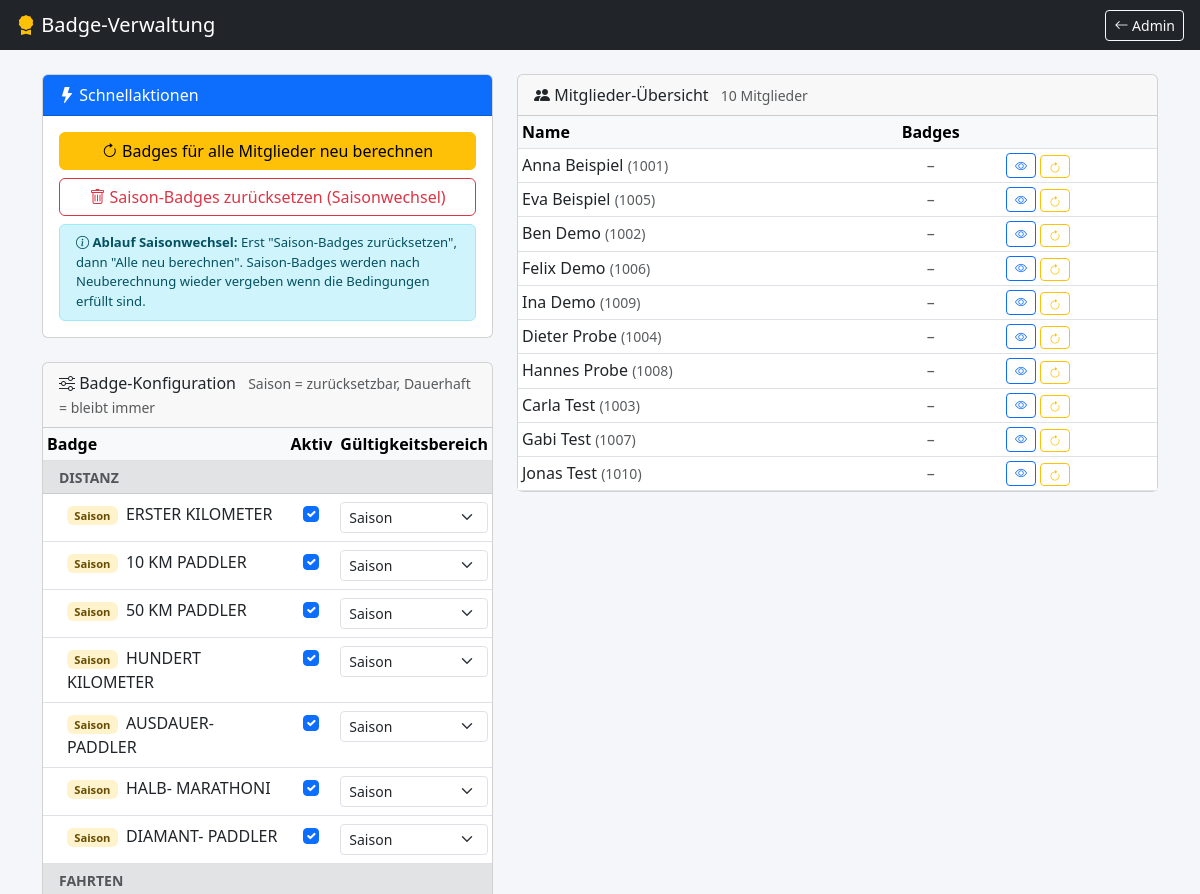
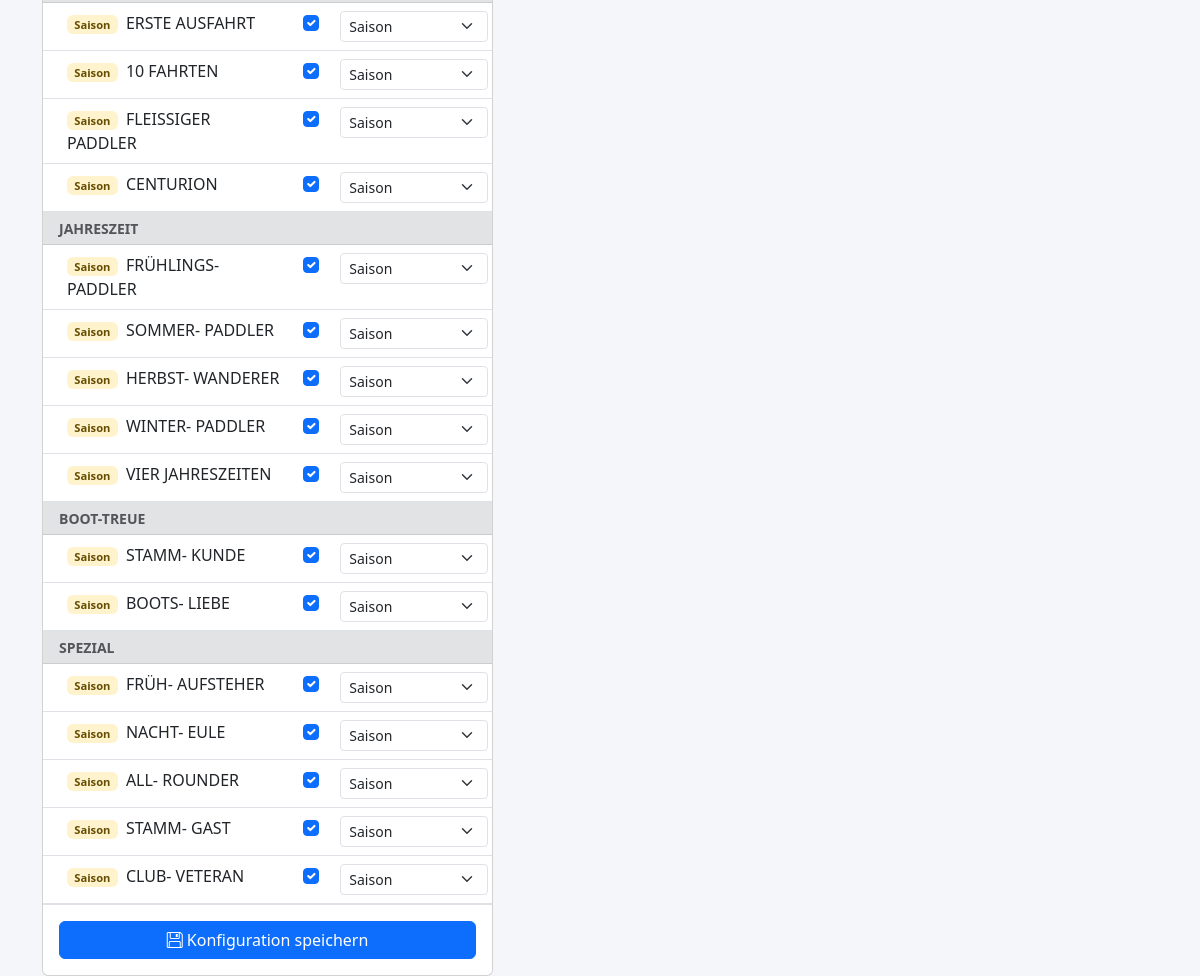
The page /admin/badges.php (signed in) on the database its author committed (2 pictures, top to bottom).
### tables this page shows
CREATE TABLE IF NOT EXISTS members (
    id INT AUTO_INCREMENT PRIMARY KEY,
    first_name VARCHAR(100) NOT NULL,
    last_name VARCHAR(100) NOT NULL,
    salutation ENUM('Herr', 'Frau', 'Divers') DEFAULT 'Herr',
    status ENUM('Gastmitglied', 'Jugendmitglied', 'Passiv', 'Ehrenmitglied', 'Aktiv') DEFAULT 'Aktiv',
    membership_no VARCHAR(50) UNIQUE,
    email VARCHAR(255),
    password VARCHAR(255) NULL DEFAULT NULL COMMENT 'DEPRECATED — Auth via REDAXO-API. Wird nicht mehr befüllt.',
    valid_until DATE NULL COMMENT 'Mitglied bis (NULL = unbegrenzt, Datum = ab dann inaktiv/nicht mehr in Dropdowns)',
    created_at TIMESTAMP DEFAULT CURRENT_TIMESTAMP,
    updated_at TIMESTAMP DEFAULT CURRENT_TIMESTAMP ON UPDATE CURRENT_TIMESTAMP,
    INDEX idx_membership_no (membership_no),
    INDEX idx_name (last_name, first_name),
    INDEX idx_valid_until (valid_until)
);

### includes/BadgeRenderer.php (called while the page is built, shortened)
<?php
class BadgeRenderer
{
    private static ?array $config = null;
    private static function getConfig(): array
    {
        if (self::$config === null) {
            $cfgFile = __DIR__ . '/../config/badges.php';
            self::$config = file_exists($cfgFile) ? require $cfgFile : [];
        }
        return self::$config;
    }
    public static function getLabel(string $key): string
    {
        $cfg = self::getConfig();
        return trim(implode(' ', $cfg[$key]['label']));
    }
}

### admin/badges.php (the view, shortened to what this page needs)
<?php
require_once __DIR__ . '/../includes/BadgeRenderer.php';
$db = Database::getInstance()->getConnection();
try {
    $db->exec("
        CREATE TABLE IF NOT EXISTS badge_config (
            badge_key    VARCHAR(50) PRIMARY KEY,
            scope        ENUM('season','lifetime') NOT NULL DEFAULT 'season',
            enabled      TINYINT(1) NOT NULL DEFAULT 1,
            updated_at   TIMESTAMP DEFAULT CURRENT_TIMESTAMP ON UPDATE CURRENT_TIMESTAMP
        ) ENGINE=InnoDB DEFAULT CHARSET=utf8mb4 COLLATE=utf8mb4_unicode_ci
    ");
} catch (\Throwable $e) {
}
$badgeConfig = [];
$membersWithBadges = [];
try {
    $stmt = $db->query("
        SELECT m.id, m.first_name, m.last_name, m.membership_no,
               COUNT(mb.id) AS badge_count
        FROM members m
        LEFT JOIN member_badges mb ON m.id = mb.member_id
        WHERE m.valid_until IS NULL OR m.valid_until >= CURDATE()
        GROUP BY m.id
        ORDER BY badge_count DESC, m.last_name, m.first_name
    ");
    $membersWithBadges = $stmt->fetchAll();
} catch (\Throwable $e) {}
?>
<!DOCTYPE html>
<html lang="de">
<head>
    <link href="https://cdn.jsdelivr.net/npm/bootstrap@5.3.0/dist/css/bootstrap.min.css" rel="stylesheet">
    <link rel="stylesheet" href="https://cdn.jsdelivr.net/npm/bootstrap-icons@1.11.0/font/bootstrap-icons.css">
</head>
<body>
<nav class="navbar navbar-dark bg-dark px-3 py-2 mb-4">
    <span class="navbar-brand mb-0 h6"><i class="bi bi-award-fill text-warning"></i> Badge-Verwaltung</span>
    <div class="d-flex gap-2">
        <a href="/admin/" class="btn btn-outline-light btn-sm"><i class="bi bi-arrow-left"></i> Admin</a>
    </div>
</nav>
<div class="container-lg">
    <div class="row g-4">
        <div class="col-lg-5">
            <div class="card mb-4">
                <div class="card-header bg-primary text-white">
                    <i class="bi bi-lightning-fill"></i> Schnellaktionen
                </div>
                <div class="card-body d-flex flex-column gap-2">
                    <form method="POST">
                        <button type="submit" class="btn btn-warning w-100"
                                onclick="return confirm('Badges für ALLE Mitglieder neu berechnen? Dies kann einen Moment dauern.')">
                            <i class="bi bi-arrow-clockwise"></i> Badges für alle Mitglieder neu berechnen
                        </button>
                    </form>
                    <form method="POST">
                        <button type="submit" class="btn btn-outline-danger w-100"
                                onclick="return confirm('ACHTUNG: Alle als \'Saison\' markierten Badges werden für alle Mitglieder gelöscht. Danach müssen sie neu berechnet werden. Fortfahren?')">
                            <i class="bi bi-trash"></i> Saison-Badges zurücksetzen (Saisonwechsel)
                        </button>
                    </form>
                    <div class="alert alert-info py-2 mb-0" style="font-size:0.82rem;">
                        <i class="bi bi-info-circle"></i>
                        <strong>Ablauf Saisonwechsel:</strong> Erst "Saison-Badges zurücksetzen", dann "Alle neu berechnen".
                        Saison-Badges werden nach Neuberechnung wieder vergeben wenn die Bedingungen erfüllt sind.
                    </div>
                </div>
            </div>
            <div class="card">
                <div class="card-header">
                    <i class="bi bi-sliders"></i> Badge-Konfiguration
                    <small class="text-muted ms-2">Saison = zurücksetzbar, Dauerhaft = bleibt immer</small>
                </div>
                <div class="card-body p-0">
                    <form method="POST">
                        <table class="table table-sm table-hover mb-0">
                            <thead class="table-light">
                                <tr>
                                    <th>Badge</th>
                                    <th class="text-center">Aktiv</th>
                                    <th>Gültigkeitsbereich</th>
                                </tr>
                            </thead>
                            <tbody>
                            <?php
                            $catBadges  = [
                                'Distanz'    => ['1km','10km','50km','100km','250km','500km','1000km'],
                                'Fahrten'    => ['erste-ausfahrt','trips_10','trips_50','trips_100'],
                                'Jahreszeit' => ['fruehling','sommer','herbst','winter','jahreszeiten'],
                                'Boot-Treue' => ['stammkunde','bootsliebe'],
                                'Spezial'    => ['fruehaufsteher','nachteule','allrounder','stammgast','veteran'],
                            ];
                            foreach ($catBadges as $cat => $keys):
                            ?>
                                <tr class="table-secondary">
                                    <td colspan="3" class="py-1 px-3">
                                        <small class="fw-bold text-muted text-uppercase"><?= $cat ?></small>
                                    </td>
                                </tr>
                                <?php foreach ($keys as $key):
                                    $cfg     = $badgeConfig[$key] ?? ['scope' => 'season', 'enabled' => 1];
                                    $label   = BadgeRenderer::getLabel($key);
                                ?>
                                <tr>
                                    <td class="py-2 ps-4">
                                        <span class="badge badge-scope-<?= $cfg['scope'] ?> me-1" style="font-size:0.7rem;">
                                            <?= $cfg['scope'] === 'lifetime' ? 'Dauerhaft' : 'Saison' ?>
                                        </span>
                                        <?= htmlspecialchars($label) ?>
                                    </td>
                                    <td class="text-center py-2">
                                        <input type="checkbox" name="enabled_<?= $key ?>"
                                               <?= $cfg['enabled'] ? 'checked' : '' ?>
                                               class="form-check-input">
                                    </td>
                                    <td class="py-2">
                                        <select name="scope_<?= $key ?>" class="form-select form-select-sm">
                                            <option value="season"   <?= $cfg['scope'] === 'season'   ? 'selected' : '' ?>>Saison</option>
                                        </select>
                                    </td>
                                </tr>
                                <?php endforeach; ?>
                            <?php endforeach; ?>
                            </tbody>
                        </table>
                        <div class="p-3 border-top">
                            <button type="submit" class="btn btn-primary w-100">
                                <i class="bi bi-floppy"></i> Konfiguration speichern
                            </button>
                        </div>
                    </form>
                </div>
            </div>
        </div>
        <div class="col-lg-7">
            <div class="card">
                <div class="card-header">
                    <i class="bi bi-people-fill"></i> Mitglieder-Übersicht
                    <small class="text-muted ms-2"><?= count($membersWithBadges) ?> Mitglieder</small>
                </div>
                <div class="table-responsive" style="max-height:600px;overflow-y:auto;">
                    <table class="table table-sm table-hover mb-0">
                        <thead class="table-light sticky-top">
                            <tr>
                                <th>Name</th>
                                <th class="text-center">Badges</th>
                                <th></th>
                            </tr>
                        </thead>
                        <tbody>
                        <?php foreach ($membersWithBadges as $m): ?>
                            <tr>
                                <td>
                                    <?= htmlspecialchars($m['first_name'] . ' ' . $m['last_name']) ?>
                                    <?php if ($m['membership_no']): ?>
                                        <small class="text-muted">(<?= htmlspecialchars($m['membership_no']) ?>)</small>
                                    <?php endif; ?>
                                </td>
                                <td class="text-center">
                                    <?php if ($m['badge_count'] > 0): ?>
                                        <span class="badge bg-warning text-dark"><?= $m['badge_count'] ?></span>
                                    <?php else: ?>
                                        <span class="text-muted">–</span>
                                    <?php endif; ?>
                                </td>
                                <td>
                                    <div class="d-flex gap-1">
                                        <a href="?member_id=<?= $m['id'] ?>" class="btn btn-sm btn-outline-primary py-0 px-2"
                                           title="Details">
                                            <i class="bi bi-eye" style="font-size:0.75rem;"></i>
                                        </a>
                                        <form method="POST" class="d-inline">
                                            <button type="submit" class="btn btn-sm btn-outline-warning py-0 px-2"
                                                    title="Badges neu berechnen">
                                                <i class="bi bi-arrow-clockwise" style="font-size:0.75rem;"></i>
                                            </button>
                                        </form>
                                    </div>
                                </td>
                            </tr>
                        <?php endforeach; ?>
                        </tbody>
                    </table>
                </div>
            </div>
        </div>
    </div>
</div>
</body>
</html>

### admin/badges.php (style rules this page uses)
body { background: #f4f6f9; }
.badge-scope-season { background: #fff3cd; color: #664d03; }

### rows shown on the page
members: first_name+last_name "Anna Beispiel", membership_no "1001"
members: first_name+last_name "Eva Beispiel", membership_no "1005"
members: first_name+last_name "Ben Demo", membership_no "1002"
members: first_name+last_name "Felix Demo", membership_no "1006"
members: first_name+last_name "Ina Demo", membership_no "1009"
members: first_name+last_name "Dieter Probe", membership_no "1004"
members: first_name+last_name "Hannes Probe", membership_no "1008"
members: first_name+last_name "Carla Test", membership_no "1003"
members: first_name+last_name "Gabi Test", membership_no "1007"
members: first_name+last_name "Jonas Test", membership_no "1010"

### other values the page prints
$cat "DISTANZ"
$label "ERSTER KILOMETER"
$label "10 KM PADDLER"
$label "50 KM PADDLER"
$label "HUNDERT KILOMETER"
$label "AUSDAUER- PADDLER"
$label "HALB- MARATHONI"
$label "DIAMANT- PADDLER"
$cat "FAHRTEN"
$label "ERSTE AUSFAHRT"
$label "10 FAHRTEN"
$label "FLEISSIGER PADDLER"
$label "CENTURION"
$cat "JAHRESZEIT"
$label "FRÜHLINGS- PADDLER"
